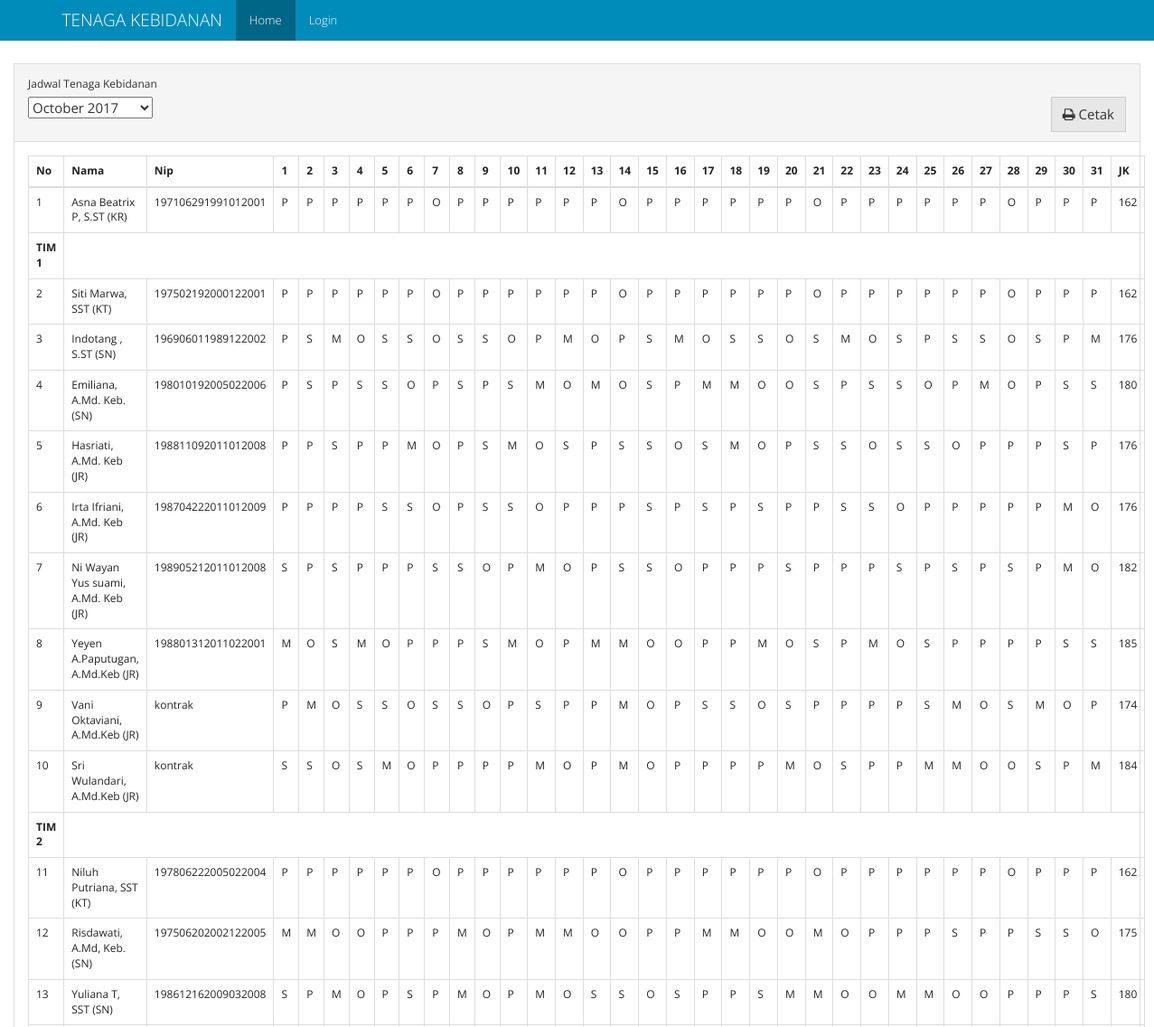
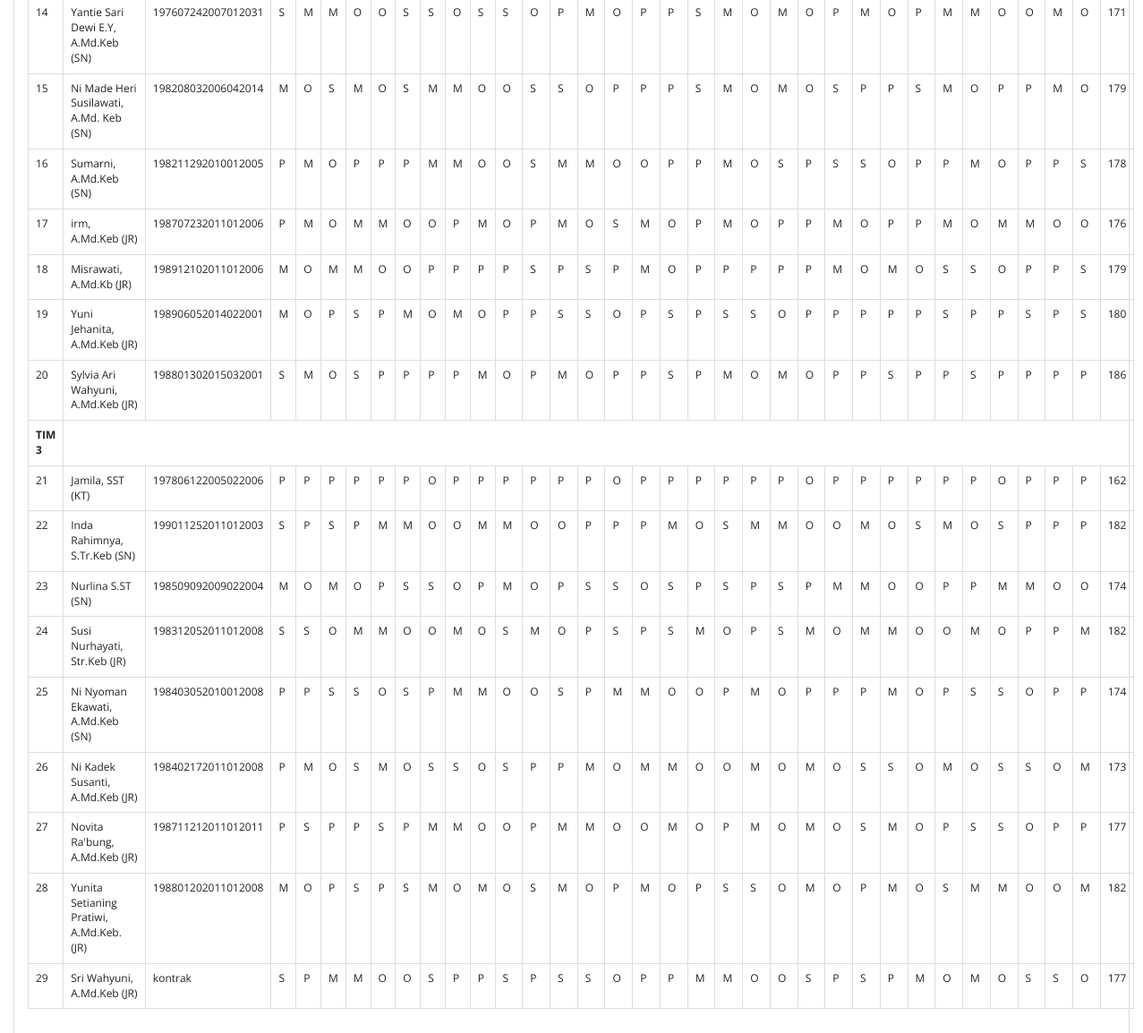
The page / on the database its author committed (2 pictures, top to bottom).
### models.py (models this page shows, shortened)
class Schedules(db.Model):
    id = db.Column(db.Integer, primary_key=True)
    periode_id = db.Column(db.Integer, db.ForeignKey("periode.id"), nullable=False)
    bidan_id = db.Column(db.Integer, db.ForeignKey("bidan.id", ondelete='SET NULL'), nullable=True)
    shift = db.Column(db.Text, default="", nullable=True)
    rest_shift = db.Column(db.Text, default="CLEAR", nullable=True)
    name = db.Column(db.String(50), nullable=True)
    nip = db.Column(db.String(20), nullable=True)
    officer = db.Column(db.String(20), nullable=True)
    tim = db.Column(db.String(10), nullable=True)

### views.py (the view)
@app.route("/", methods=['GET', 'POST'])
def homepage():
    table_query = Schedules.query \
        .join(Periode) \
        .add_columns(Schedules.id.label("schedule_id"), Schedules.officer, Schedules.nip, Schedules.name, Schedules.shift, Schedules.rest_shift, Schedules.tim, Periode.id, Periode.periode)
    table_periode = table_query.order_by(Periode.periode.desc()).group_by(Periode.periode).all()
    list_periode = []
    for periode in table_periode:
        pr = {}
        pr["id"] = periode.periode.strftime("%Y-%m-%d")
        pr["periode"] = periode.periode.strftime("%B %Y")
        list_periode.append(pr)
    if request.method == 'POST':
        periode_periode = request.form["select-periode"]
    else:
        periode_periode = list_periode[0]["id"]
    periode_split = periode_periode.split("-")
    periode_date = datetime.date(int(periode_split[0]), int(periode_split[1]), 1)
    days = calendar.monthrange(periode_date.year, periode_date.month)[1]
    kt = [shift_list(table_query.filter((Schedules.officer == "KT") & (Schedules.tim == "tim1")).filter(Periode.periode == periode_date).all()),
          shift_list(table_query.filter((Schedules.officer == "KT") & (Schedules.tim == "tim2")).filter(Periode.periode == periode_date).all()),
          shift_list(table_query.filter((Schedules.officer == "KT") & (Schedules.tim == "tim3")).filter(Periode.periode == periode_date).all())]
    tim = [shift_list(table_query.filter((Schedules.tim == "tim1") & (Schedules.officer != "KT")).filter(Periode.periode == periode_date).order_by(Schedules.bidan_id.asc()).all()),
           shift_list(table_query.filter((Schedules.tim == "tim2") & (Schedules.officer != "KT")).filter(Periode.periode == periode_date).order_by(Schedules.bidan_id.asc()).all()),
           shift_list(table_query.filter((Schedules.tim == "tim3") & (Schedules.officer != "KT")).filter(Periode.periode == periode_date).order_by(Schedules.bidan_id.asc()).all())]
    periode_schedule = {"kr": shift_list(table_query.filter(Schedules.officer == "KR").filter(Periode.periode == periode_date).all()),
                        "kt": kt, "tim": tim}
    return render_template('home.html', periode=list_periode, table=periode_schedule, periode_value=periode_periode, days=days)

### app.py (called while the page is built)
@app.before_request
def _before_request():
    g.user = current_user

### views.py (called while the page is built, shortened)
def get_hours_total(temp_obj):
    total_jam_kerja = 0
    p, s, m = 6, 7, 11
    total_rest = 0
    if temp_obj['shift'] is not None:
        day = len(temp_obj['shift']) - total_rest
        total_jam = 0
        for index in range(len(temp_obj['shift'])):
            if index != day:
                shift = temp_obj['shift'][index]
                if shift == "P":
                    total_jam = total_jam + p
                elif shift == "S":
                    total_jam = total_jam + s
                elif shift == "M":
                    total_jam = total_jam + m
            else:
                break
        total_jam_kerja += total_jam
    return total_jam_kerja

def shift_list(obj):
    new_obj = []
    for result in obj:
        temp_obj = {}
        temp_obj["id"] = result.id
        temp_obj["name"] = result.name
        temp_obj["officer"] = result.officer
        temp_obj["tim"] = result.tim
        temp_obj["nip"] = result.nip
        shift = ''.join(result.shift.split())
        if shift != "" and shift != "CLEAR":
            temp_obj["shift"] = result.shift.split(",")
        else:
            temp_obj["shift"] = None
        rest_shift = ''.join(result.rest_shift.split())
        if rest_shift != "" and rest_shift != "CLEAR":
            temp_obj["rest_shift"] = result.rest_shift.split(",")
        else:
            temp_obj["rest_shift"] = None
        temp_obj['total_jam_kerja'] = get_hours_total(temp_obj)
        temp_obj["schedule_id"] = result.schedule_id
        new_obj.append(temp_obj)
    return new_obj

### templates/home.html (shortened to what this page needs)
{% extends "base.html" %}
{% from "macro/shift_element.html" import shift_element %}
{% block class_container %}container-fluid{% endblock %}
{% block nav_home %} active {% endblock %}
{%  block content %}
<div class="panel panel-default">
		  <div class="panel-heading">
		  	  <div class="form-group">
		    <label for="select-periode">Jadwal Tenaga Kebidanan</label>
				  <form action="/" id="form-periode" class="form form-inline" method="post">
					  <select  name="select-periode" id="select-periode">
						{% for pr in periode %}
							<option value="{{pr['id']}}">{{pr['periode']}}</option>
						{% endfor %}
					  </select>
                      <button id="cetak-jadwal" class="btn btn-default pull-right"> <i class="fa fa-print" aria-hidden="true"></i>  Cetak</button>
				  </form>
		  </div>
		  </div>
		  <div class="panel-body">
                <table class="table table-bordered table-responsive">
                  <thead>
                    <tr>
                      <th>No</th>
                      <th>Nama</th>
                      <th>Nip</th>
                      {% for i in range(days) %}
                        <th>{{loop.index}}</th>
                      {% endfor %}
                        <th>JK</th>
                    </tr>
                  </thead>
                  <tbody>
                    <tr>
                      <td class="table-number">-</td>
                      {% for table in table['kr'] %}
                          <td>{{ table.name }} ({{table.officer}})</td>
                          <td>{{ table.nip|default('<unknown>', True) }}</td>
                          {{ shift_element(table,days) }}
                        <td>{{ table.total_jam_kerja}}</td>
                      {% endfor %}
                    </tr>
                    {% for i in range(0, (table['kt']) | length) %}
                        <tr>
                          <td><strong>TIM {{ loop.index }}</strong></td>
                        </tr>
                        <tr>
                          <td class="table-number">-</td>
                          {% for table in table['kt'][i] %}
                              <td>{{ table.name }} ({{table.officer}})</td>
                              <td>{{ table.nip|default('<unknown>', True) }}</td>
                              {{ shift_element(table,days) }}
                            <td>{{ table.total_jam_kerja}}</td>
                          {% endfor %}
                        </tr>
                        {% for table in table['tim'][i] %}
                          <tr>
                              <td class="table-number">-</td>
                              <td>{{ table.name }} ({{table.officer}})</td>
                              <td>{{ table.nip|default('<unknown>', True) }}</td>
                              {{ shift_element(table,days) }}
                              <td>{{ table.total_jam_kerja}}</td>
                          </tr>
                        {% endfor %}
                    {% endfor %}
                  </tbody>
                </table>
		  </div>
		</div>
{% endblock %}

### templates/base.html (shortened to what this page needs)
<!DOCTYPE html>
<html lang="en">
<head>
    <link rel="stylesheet" href="{{ url_for('static', filename='css/bootstrap.min.css')}}">
    <link rel="stylesheet" href="{{ url_for('static', filename='css/font-awesome.css')}}">
</head>
<body>
<nav class="navbar navbar-inverse navbar-fixed-top">
    <div class="container">
        <div class="navbar-header">
            <a class="navbar-brand" href="#">{% block branding %}TENAGA KEBIDANAN{% endblock %}</a>
        </div>
        <div id="navbar" class="collapse navbar-collapse">
            <ul class="nav navbar-nav">
                <li class="{% block nav_home %}{% endblock %}"><a href="{{ url_for('homepage') }}">Home</a></li>
                {% if g.user.is_authenticated %}
                    <li class="{% block nav_penjadwalan %}{% endblock %}"><a href="{{ url_for('penjadwalan') }}">Penjadwalan</a></li>
                    <li class="{% block nav_setting %}{% endblock %}"><a href="{{ url_for('setting') }}">Pengaturan Proses</a></li>
                    <li class=""><a href="/admin/">Admin</a></li>
                    <li><a href="{{ url_for('logout') }}">Logout</a></li>
                {% else %}
                    <li class="{% block nav_login %}{% endblock %}"><a href="{{ url_for('login') }}">Login</a></li>
                {% endif %}
            </ul>
        </div>
    </div>
</nav>
<div class="{% block class_container %}container{% endblock %}" style="margin-top: 70px;">
    {% block content %}
    {% endblock %}
</div>
</body>
</html>

### templates/macro/shift_element.html (shortened to what this page needs)
{% macro shift_element(table,days) %}
  {% set rest_len = 0 %}
  {% if table.shift %}
  	{% set n = rest_len-1 %}
    {% for i in range(days-rest_len) %}
        {% if table.shift[n] %}
            <td>{{table.shift[n+loop.index]}}</td>
        {% else %}
            <td>-</td>
        {% endif %}
    {% endfor %}
  {% else %}
    {% for i in range(days-rest_len) %}
        <td>-</td>
    {% endfor %}
  {% endif %}
{% endmacro %}

### rows shown on the page
Schedules: name "Asna Beatrix P, S.ST", officer "KR", nip "197106291991012001", shift "P" "P" "P" "P" "P" "P" "O" "P" "P" "P" "P" "P" "P" "O" "P" "P" "P" "P" "P" "P" "O" "P" "P" "P" "P" "P" "P" "O" "P" "P" "P", total_jam_kerja "162"
Schedules: name "Siti Marwa, SST", officer "KT", nip "197502192000122001", shift "P" "P" "P" "P" "P" "P" "O" "P" "P" "P" "P" "P" "P" "O" "P" "P" "P" "P" "P" "P" "O" "P" "P" "P" "P" "P" "P" "O" "P" "P" "P", total_jam_kerja "162"
Schedules: name "Indotang , S.ST", officer "SN", nip "196906011989122002", shift "P" "S" "M" "O" "S" "S" "O" "S" "S" "O" "P" "M" "O" "P" "S" "M" "O" "S" "S" "O" "S" "M" "O" "S" "P" "S" "S" "O" "S" "P" "M", total_jam_kerja "176"
Schedules: name "Emiliana, A.Md. Keb.", officer "SN", nip "198010192005022006", shift "P" "S" "P" "S" "S" "O" "P" "S" "P" "S" "M" "O" "M" "O" "S" "P" "M" "M" "O" "O" "S" "P" "S" "S" "O" "P" "M" "O" "P" "S" "S", total_jam_kerja "180"
Schedules: name "Hasriati, A.Md. Keb", officer "JR", nip "198811092011012008", shift "P" "P" "S" "P" "P" "M" "O" "P" "S" "M" "O" "S" "P" "S" "S" "O" "S" "M" "O" "P" "S" "S" "O" "S" "S" "O" "P" "P" "P" "S" "P", total_jam_kerja "176"
Schedules: name "Irta Ifriani, A.Md. Keb", officer "JR", nip "198704222011012009", shift "P" "P" "P" "P" "S" "S" "O" "P" "S" "S" "O" "P" "P" "P" "S" "P" "S" "P" "S" "P" "P" "S" "S" "O" "P" "P" "P" "P" "P" "M" "O", total_jam_kerja "176"
Schedules: name "Ni Wayan Yus suami, A.Md. Keb", officer "JR", nip "198905212011012008", shift "S" "P" "S" "P" "P" "P" "S" "S" "O" "P" "M" "O" "P" "S" "S" "O" "P" "P" "P" "S" "P" "P" "P" "S" "P" "S" "P" "S" "P" "M" "O", total_jam_kerja "182"
Schedules: name "Yeyen A.Paputugan, A.Md.Keb", officer "JR", nip "198801312011022001", shift "M" "O" "S" "M" "O" "P" "P" "P" "S" "M" "O" "P" "M" "M" "O" "O" "P" "P" "M" "O" "S" "P" "M" "O" "S" "P" "P" "P" "P" "S" "S", total_jam_kerja "185"
Schedules: name "Vani Oktaviani, A.Md.Keb", officer "JR", nip "kontrak", shift "P" "M" "O" "S" "S" "O" "S" "S" "O" "P" "S" "P" "P" "M" "O" "P" "S" "S" "O" "S" "P" "P" "P" "P" "S" "M" "O" "S" "M" "O" "P", total_jam_kerja "174"
Schedules: name "Sri Wulandari, A.Md.Keb", officer "JR", nip "kontrak", shift "S" "S" "O" "S" "M" "O" "P" "P" "P" "P" "M" "O" "P" "M" "O" "P" "P" "P" "P" "M" "O" "S" "P" "P" "M" "M" "O" "O" "S" "P" "M", total_jam_kerja "184"
Schedules: name "Niluh Putriana, SST", officer "KT", nip "197806222005022004", shift "P" "P" "P" "P" "P" "P" "O" "P" "P" "P" "P" "P" "P" "O" "P" "P" "P" "P" "P" "P" "O" "P" "P" "P" "P" "P" "P" "O" "P" "P" "P", total_jam_kerja "162"
Schedules: name "Risdawati, A.Md, Keb.", officer "SN", nip "197506202002122005", shift "M" "M" "O" "O" "P" "P" "P" "M" "O" "P" "M" "M" "O" "O" "P" "P" "M" "M" "O" "O" "M" "O" "P" "P" "P" "S" "P" "P" "S" "S" "O", total_jam_kerja "175"
Schedules: name "Yuliana T, SST", officer "SN", nip "198612162009032008", shift "S" "P" "M" "O" "P" "S" "P" "M" "O" "P" "M" "O" "S" "S" "O" "S" "P" "P" "S" "M" "M" "O" "O" "M" "M" "O" "O" "P" "P" "P" "S", total_jam_kerja "180"
Schedules: name "Yantie Sari Dewi E.Y, A.Md.Keb", officer "SN", nip "197607242007012031", shift "S" "M" "M" "O" "O" "S" "S" "O" "S" "S" "O" "P" "M" "O" "P" "P" "S" "M" "O" "M" "O" "P" "M" "O" "P" "M" "M" "O" "O" "M" "O", total_jam_kerja "171"
Schedules: name "Ni Made Heri Susilawati, A.Md. Keb", officer "SN", nip "198208032006042014", shift "M" "O" "S" "M" "O" "S" "M" "M" "O" "O" "S" "S" "O" "P" "P" "P" "S" "M" "O" "M" "O" "S" "P" "P" "S" "M" "O" "P" "P" "M" "O", total_jam_kerja "179"
Schedules: name "Sumarni, A.Md.Keb", officer "SN", nip "198211292010012005", shift "P" "M" "O" "P" "P" "P" "M" "M" "O" "O" "S" "M" "M" "O" "O" "P" "P" "M" "O" "S" "P" "S" "S" "O" "P" "P" "M" "O" "P" "P" "S", total_jam_kerja "178"
Schedules: name "irm, A.Md.Keb", officer "JR", nip "198707232011012006", shift "P" "M" "O" "M" "M" "O" "O" "P" "M" "O" "P" "M" "O" "S" "M" "O" "P" "M" "O" "P" "P" "M" "O" "P" "P" "M" "O" "M" "M" "O" "O", total_jam_kerja "176"
Schedules: name "Misrawati, A.Md.Kb", officer "JR", nip "198912102011012006", shift "M" "O" "M" "M" "O" "O" "P" "P" "P" "P" "S" "P" "S" "P" "M" "O" "P" "P" "P" "P" "P" "M" "O" "M" "O" "S" "S" "O" "P" "P" "S", total_jam_kerja "179"
Schedules: name "Yuni Jehanita, A.Md.Keb", officer "JR", nip "198906052014022001", shift "M" "O" "P" "S" "P" "M" "O" "M" "O" "P" "P" "S" "S" "O" "P" "S" "P" "S" "S" "O" "P" "P" "P" "P" "P" "S" "P" "P" "S" "P" "S", total_jam_kerja "180"
Schedules: name "Sylvia Ari Wahyuni, A.Md.Keb", officer "JR", nip "198801302015032001", shift "S" "M" "O" "S" "P" "P" "P" "P" "M" "O" "P" "M" "O" "P" "P" "S" "P" "M" "O" "M" "O" "P" "P" "S" "P" "P" "S" "P" "P" "P" "P", total_jam_kerja "186"
Schedules: name "Jamila, SST", officer "KT", nip "197806122005022006", shift "P" "P" "P" "P" "P" "P" "O" "P" "P" "P" "P" "P" "P" "O" "P" "P" "P" "P" "P" "P" "O" "P" "P" "P" "P" "P" "P" "O" "P" "P" "P", total_jam_kerja "162"
Schedules: name "Inda Rahimnya, S.Tr.Keb", officer "SN", nip "199011252011012003", shift "S" "P" "S" "P" "M" "M" "O" "O" "M" "M" "O" "O" "P" "P" "P" "M" "O" "S" "M" "M" "O" "O" "M" "O" "S" "M" "O" "S" "P" "P" "P", total_jam_kerja "182"
Schedules: name "Nurlina S.ST", officer "SN", nip "198509092009022004", shift "M" "O" "M" "O" "P" "S" "S" "O" "P" "M" "O" "P" "S" "S" "O" "S" "P" "S" "P" "S" "P" "M" "M" "O" "O" "P" "P" "M" "M" "O" "O", total_jam_kerja "174"
Schedules: name "Susi Nurhayati, Str.Keb", officer "JR", nip "198312052011012008", shift "S" "S" "O" "M" "M" "O" "O" "M" "O" "S" "M" "O" "P" "S" "P" "S" "M" "O" "P" "S" "M" "O" "M" "M" "O" "O" "M" "O" "P" "P" "M", total_jam_kerja "182"
Schedules: name "Ni Nyoman Ekawati, A.Md.Keb", officer "SN", nip "198403052010012008", shift "P" "P" "S" "S" "O" "S" "P" "M" "M" "O" "O" "S" "P" "M" "M" "O" "O" "P" "M" "O" "P" "P" "P" "M" "O" "P" "S" "S" "O" "P" "P", total_jam_kerja "174"
Schedules: name "Ni Kadek Susanti, A.Md.Keb", officer "JR", nip "198402172011012008", shift "P" "M" "O" "S" "M" "O" "S" "S" "O" "S" "P" "P" "M" "O" "M" "M" "O" "O" "M" "O" "M" "O" "S" "S" "O" "M" "O" "S" "S" "O" "M", total_jam_kerja "173"
Schedules: name "Novita Ra'bung, A.Md.Keb", officer "JR", nip "198711212011012011", shift "P" "S" "P" "P" "S" "P" "M" "M" "O" "O" "P" "M" "M" "O" "O" "M" "O" "P" "M" "O" "M" "O" "S" "M" "O" "P" "S" "S" "O" "P" "P", total_jam_kerja "177"
Schedules: name "Yunita Setianing Pratiwi, A.Md.Keb.", officer "JR", nip "198801202011012008", shift "M" "O" "P" "S" "P" "S" "M" "O" "M" "O" "S" "M" "O" "P" "M" "O" "P" "S" "S" "O" "M" "O" "P" "M" "O" "S" "M" "M" "O" "O" "M", total_jam_kerja "182"
Schedules: name "Sri Wahyuni, A.Md.Keb", officer "JR", nip "kontrak", shift "S" "P" "M" "M" "O" "O" "S" "P" "P" "S" "P" "S" "S" "O" "P" "P" "M" "M" "O" "O" "S" "P" "S" "P" "M" "O" "M" "O" "S" "S" "O", total_jam_kerja "177"

### other values the page prints
form field select-periode "October 2017"
